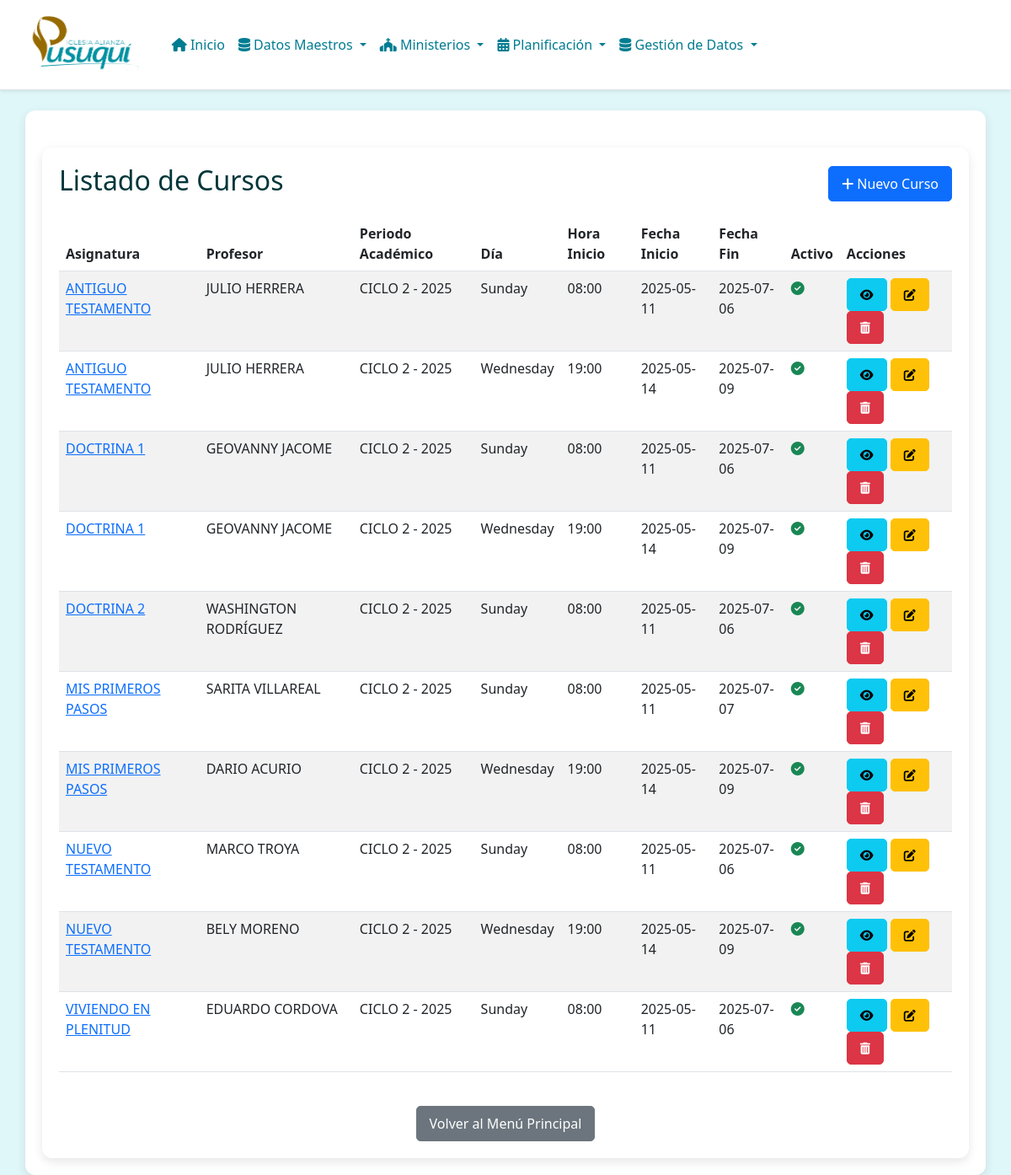
The page /academia/courses/ on the database its author committed.
### academia/models.py (models this page shows, shortened)
class Course(models.Model):
    class DayOfWeek(models.TextChoices):
        SUNDAY = 'SUN', _('Sunday')
        MONDAY = 'MON', _('Monday')
        TUESDAY = 'TUE', _('Tuesday')
        WEDNESDAY = 'WED', _('Wednesday')
        THURSDAY = 'THU', _('Thursday')
        FRIDAY = 'FRI', _('Friday')
        SATURDAY = 'SAT', _('Saturday')
    subject = models.ForeignKey(Subject, on_delete=models.PROTECT, verbose_name=_("subject"))
    teacher = models.ForeignKey(Teacher, on_delete=models.PROTECT, verbose_name=_("teacher"))
    academic_period = models.CharField(
        _("academic period"),
        max_length=50,
        help_text=_("E.g., '2025 - Ciclo 1', '2025 - C1'")
    )
    day_of_week = models.CharField(
        _("day of week"),
        max_length=3,
        choices=DayOfWeek.choices,
        help_text=_("Day of the week the course is held.")
    )
    start_time = models.TimeField(_("start time"), help_text=_("Format: HH:MM"))
    start_date = models.DateField(_("start date"), validators=[validate_date], help_text=_("Format: YYYY-MM-DD"))
    end_date = models.DateField(
        _("end date"),
        validators=[validate_date],
        blank=True, null=True,
        help_text=_("Calculated automatically if not provided, based on start date and number of lessons.")
    )
    is_active = models.BooleanField(_("is active"), default=True, help_text=_("Is this course currently active?"))
    class Meta:
        verbose_name = _("course")
        verbose_name_plural = _("courses")
        unique_together = ('subject', 'academic_period', 'day_of_week', 'start_time')
        ordering = ['-academic_period', 'subject__name', 'start_date']

class Subject(models.Model):
    name = models.CharField(_("subject name"), max_length=128, unique=True)
    description = models.TextField(_("description"), blank=True)
    number_of_lessons = models.PositiveIntegerField(
        _("number of lessons"),
        default=10,
        help_text=_("Default number of lessons for courses of this subject.")
    )
    class Meta:
        verbose_name = _("subject")
        verbose_name_plural = _("subjects")
        ordering = ['name']

class Teacher(models.Model):
    name = models.CharField(_("name"), max_length=128)
    surname = models.CharField(_("surname"), max_length=128)
    email = models.EmailField(_("email"), max_length=254, unique=True, null=True, blank=True)
    phone_number = models.CharField(_("phone number"), max_length=20, null=True, blank=True)
    def __str__(self):
        return f"{self.name} {self.surname}"
    class Meta:
        verbose_name = _("teacher")
        verbose_name_plural = _("teachers")
        ordering = ['surname', 'name']

### academia/views.py (the view)
# urls.py: path('courses/', views.CourseListView.as_view(), name='course-list'),
class CourseListView(ListView):
    model = Course
    template_name = 'academia/course_list.html'
    context_object_name = 'courses'
    paginate_by = 10
    def get_queryset(self):
        return Course.objects.select_related('subject', 'teacher').all()
    def get_context_data(self, **kwargs):
        context = super().get_context_data(**kwargs)
        context['active_page'] = 'courses'
        context['page_title'] = 'Listado de Cursos'
        return context

### academia/templates/academia/course_list.html (shortened to what this page needs)
{% extends "base.html" %}
{% block body %}
<div class="container mt-4">
    <div class="d-flex justify-content-between align-items-center mb-3">
        <h2>{{ page_title }}</h2>
        <a href="{% url 'academia:course-create' %}" class="btn btn-primary">
            <i class="fas fa-plus"></i> Nuevo Curso
        </a>
    </div>
    {% if courses %}
        <div class="table-responsive">
            <table class="table table-striped table-hover">
                <thead class="thead-dark">
                    <tr>
                        <th>Asignatura</th>
                        <th>Profesor</th>
                        <th>Periodo Académico</th>
                        <th>Día</th>
                        <th>Hora Inicio</th>
                        <th>Fecha Inicio</th>
                        <th>Fecha Fin</th>
                        <th>Activo</th>
                        <th>Acciones</th>
                    </tr>
                </thead>
                <tbody>
                    {% for course in courses %}
                    <tr>
                        <td><a href="{% url 'academia:course-detail' course.pk %}">{{ course.subject.name }}</a></td>
                        <td>{{ course.teacher }}</td>
                        <td>{{ course.academic_period }}</td>
                        <td>{{ course.get_day_of_week_display }}</td>
                        <td>{{ course.start_time|time:"H:i" }}</td>
                        <td>{{ course.start_date|date:"Y-m-d" }}</td>
                        <td>{{ course.end_date|date:"Y-m-d"|default:"N/A" }}</td>
                        <td>{% if course.is_active %}<i class="fas fa-check-circle text-success"></i>{% else %}<i class="fas fa-times-circle text-danger"></i>{% endif %}</td>
                        <td>
                            <a href="{% url 'academia:course-detail' course.pk %}" class="btn btn-info btn-sm" title="Ver Detalles"><i class="fas fa-eye"></i></a>
                            <a href="{% url 'academia:course-update' course.pk %}" class="btn btn-warning btn-sm" title="Editar"><i class="fas fa-edit"></i></a>
                            <a href="{% url 'academia:course-delete' course.pk %}" class="btn btn-danger btn-sm" title="Eliminar"><i class="fas fa-trash-alt"></i></a>
                        </td>
                    </tr>
                    {% endfor %}
                </tbody>
            </table>
        </div>
    {% else %}
        <div class="alert alert-info" role="alert">
            No hay cursos registrados. <a href="{% url 'academia:course-create' %}" class="alert-link">¿Deseas agregar uno nuevo?</a>
        </div>
    {% endif %}
    <div class="mt-4 text-center">
        <a href="{% url 'academia:index' %}" class="btn btn-secondary">Volver al Menú Principal</a>
    </div>
</div>
{% endblock %}

### static/css/style.css (style rules this page uses)
body { background-color: #e0f7fa; color: #00363a; }
.container { background-color: #ffffff; border-radius: 12px; padding: 20px; box-shadow: 0 4px 12px rgba(0, 0, 0, 0.1); }

### templates/base.html (style rules this page uses)
:root { --primary-color: #72cdd1; --secondary-color: #65a7d3; --accent-color: #d9d9d9; --light-bg: #f8f9fa; --border-radius: 8px; }
body { background-color: var(--light-bg); font-family: 'Segoe UI', Tahoma, Geneva, Verdana, sans-serif; }
.btn { border-radius: 5px; padding: 8px 15px; transition: all 0.3s ease; }

### rows shown on the page
Course: subject.name "ANTIGUO TESTAMENTO", teacher "JULIO HERRERA", academic_period "CICLO 2 - 2025", day_of_week "Sunday", start_time "08:00", start_date "2025-05-11", end_date "2025-07-06", is_active True (drawn)
Course: subject.name "ANTIGUO TESTAMENTO", teacher "JULIO HERRERA", academic_period "CICLO 2 - 2025", day_of_week "Wednesday", start_time "19:00", start_date "2025-05-14", end_date "2025-07-09", is_active True (drawn)
Course: subject.name "DOCTRINA 1", teacher "GEOVANNY JACOME", academic_period "CICLO 2 - 2025", day_of_week "Sunday", start_time "08:00", start_date "2025-05-11", end_date "2025-07-06", is_active True (drawn)
Course: subject.name "DOCTRINA 1", teacher "GEOVANNY JACOME", academic_period "CICLO 2 - 2025", day_of_week "Wednesday", start_time "19:00", start_date "2025-05-14", end_date "2025-07-09", is_active True (drawn)
Course: subject.name "DOCTRINA 2", teacher "WASHINGTON RODRÍGUEZ", academic_period "CICLO 2 - 2025", day_of_week "Sunday", start_time "08:00", start_date "2025-05-11", end_date "2025-07-06", is_active True (drawn)
Course: subject.name "MIS PRIMEROS PASOS", teacher "SARITA VILLAREAL", academic_period "CICLO 2 - 2025", day_of_week "Sunday", start_time "08:00", start_date "2025-05-11", end_date "2025-07-07", is_active True (drawn)
Course: subject.name "MIS PRIMEROS PASOS", teacher "DARIO ACURIO", academic_period "CICLO 2 - 2025", day_of_week "Wednesday", start_time "19:00", start_date "2025-05-14", end_date "2025-07-09", is_active True (drawn)
Course: subject.name "NUEVO TESTAMENTO", teacher "MARCO TROYA", academic_period "CICLO 2 - 2025", day_of_week "Sunday", start_time "08:00", start_date "2025-05-11", end_date "2025-07-06", is_active True (drawn)
Course: subject.name "NUEVO TESTAMENTO", teacher "BELY MORENO", academic_period "CICLO 2 - 2025", day_of_week "Wednesday", start_time "19:00", start_date "2025-05-14", end_date "2025-07-09", is_active True (drawn)
Course: subject.name "VIVIENDO EN PLENITUD", teacher "EDUARDO CORDOVA", academic_period "CICLO 2 - 2025", day_of_week "Sunday", start_time "08:00", start_date "2025-05-11", end_date "2025-07-06", is_active True (drawn)

### other values the page prints
{{ page_title }} "Listado de Cursos"
